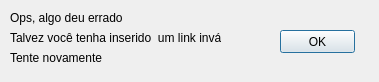
<?xml version="1.0" encoding="UTF-8"?>
<ui version="4.0">
 <class>Dialog</class>
 <widget class="QDialog" name="Dialog">
  <property name="geometry">
   <rect>
    <x>0</x>
    <y>0</y>
    <width>379</width>
    <height>82</height>
   </rect>
  </property>
  <property name="windowTitle">
   <string>Dialog</string>
  </property>
  <widget class="QLabel" name="label">
   <property name="geometry">
    <rect>
     <x>10</x>
     <y>10</y>
     <width>231</width>
     <height>16</height>
    </rect>
   </property>
   <property name="text">
    <string>Ops, algo deu errado</string>
   </property>
  </widget>
  <widget class="QLabel" name="label_2">
   <property name="geometry">
    <rect>
     <x>10</x>
     <y>30</y>
     <width>211</width>
     <height>16</height>
    </rect>
   </property>
   <property name="text">
    <string>Talvez você tenha inserido  um link inválido</string>
   </property>
  </widget>
  <widget class="QLabel" name="label_3">
   <property name="geometry">
    <rect>
     <x>10</x>
     <y>50</y>
     <width>101</width>
     <height>16</height>
    </rect>
   </property>
   <property name="text">
    <string>Tente novamente</string>
   </property>
  </widget>
  <widget class="QPushButton" name="ok">
   <property name="geometry">
    <rect>
     <x>280</x>
     <y>30</y>
     <width>75</width>
     <height>23</height>
    </rect>
   </property>
   <property name="text">
    <string>OK</string>
   </property>
  </widget>
 </widget>
 <resources/>
 <connections/>
</ui>
